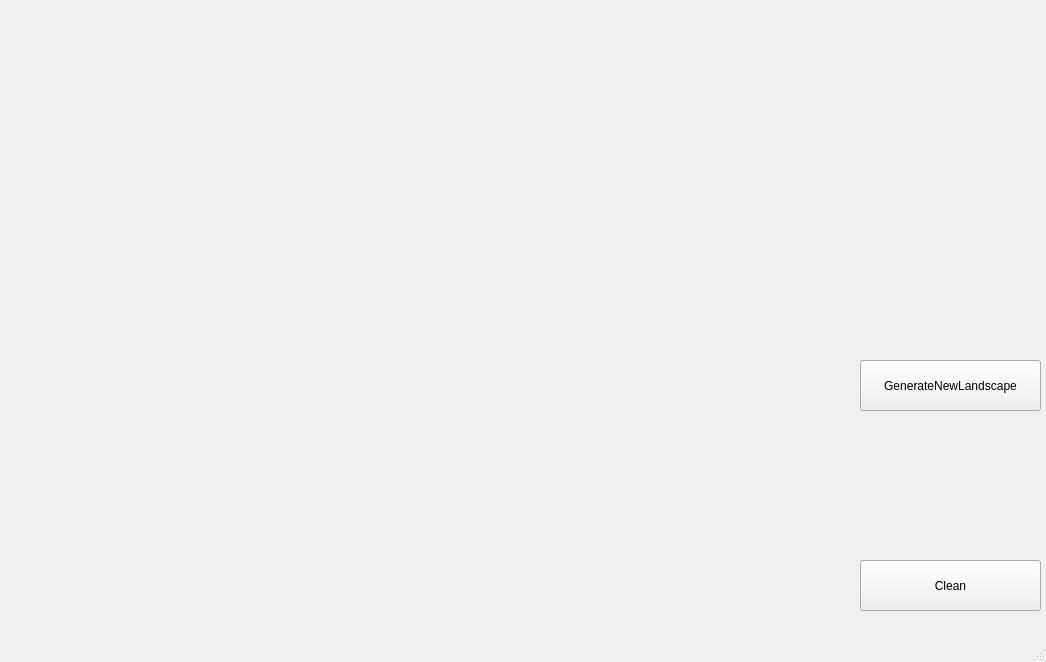
<?xml version="1.0" encoding="UTF-8"?>
<ui version="4.0">
 <class>MainWindow</class>
 <widget class="QMainWindow" name="MainWindow">
  <property name="geometry">
   <rect>
    <x>0</x>
    <y>0</y>
    <width>1046</width>
    <height>662</height>
   </rect>
  </property>
  <property name="windowTitle">
   <string>MainWindow</string>
  </property>
  <widget class="QWidget" name="centralwidget">
   <widget class="QWidget" name="gridLayoutWidget">
    <property name="geometry">
     <rect>
      <x>10</x>
      <y>10</y>
      <width>841</width>
      <height>601</height>
     </rect>
    </property>
    <layout class="QGridLayout" name="gridLayout"/>
   </widget>
   <widget class="QPushButton" name="clean_btn">
    <property name="geometry">
     <rect>
      <x>860</x>
      <y>560</y>
      <width>181</width>
      <height>51</height>
     </rect>
    </property>
    <property name="text">
     <string>Clean</string>
    </property>
   </widget>
   <widget class="QPushButton" name="gen_btn">
    <property name="geometry">
     <rect>
      <x>860</x>
      <y>360</y>
      <width>181</width>
      <height>51</height>
     </rect>
    </property>
    <property name="text">
     <string>GenerateNewLandscape</string>
    </property>
   </widget>
  </widget>
  <widget class="QMenuBar" name="menubar">
   <property name="geometry">
    <rect>
     <x>0</x>
     <y>0</y>
     <width>1046</width>
     <height>25</height>
    </rect>
   </property>
  </widget>
  <widget class="QStatusBar" name="statusbar"/>
 </widget>
 <resources/>
 <connections/>
</ui>
